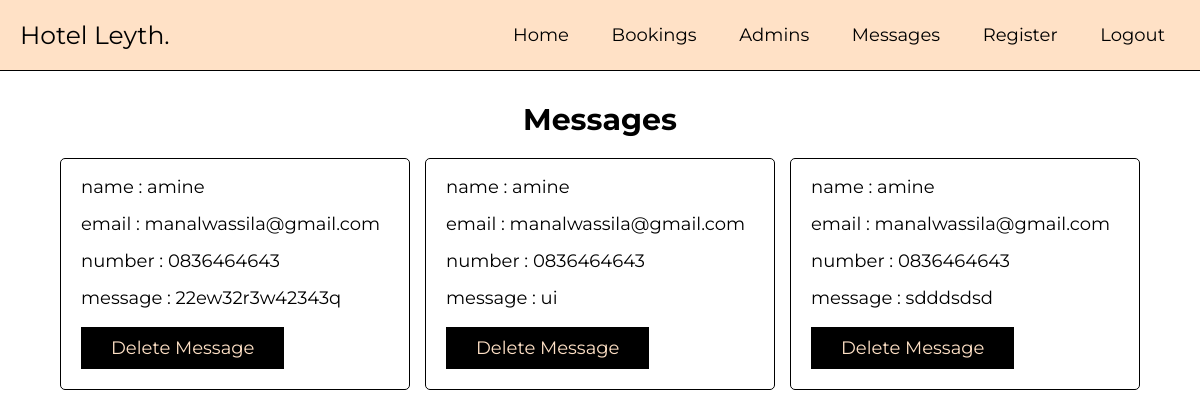
The app's page /admin/messages.php (signed in) with its own data.
### tables this page shows
CREATE TABLE `messages` (
  `id` varchar(20) NOT NULL,
  `name` varchar(50) NOT NULL,
  `email` varchar(50) NOT NULL,
  `number` varchar(10) NOT NULL,
  `message` varchar(1000) NOT NULL
);

### admin/messages.php (the view, shortened to what this page needs)
<?php
include '../components/connect.php';
?>
<!DOCTYPE html>
<html lang="en">
<head>
   <link rel="stylesheet" href="https://cdnjs.cloudflare.com/ajax/libs/font-awesome/6.2.0/css/all.min.css">
   <link rel="stylesheet" href="../css/admin_style.css">
</head>
<body>
<?php include '../components/admin_header.php'; ?>
<section class="grid">
   <h1 class="heading">messages</h1>
   <div class="box-container">
   <?php
      $select_messages = $conn->prepare("SELECT * FROM `messages`");
      $select_messages->execute();
      if($select_messages->rowCount() > 0){
         while($fetch_messages = $select_messages->fetch(PDO::FETCH_ASSOC)){
   ?>
   <div class="box">
      <p>name : <span><?= $fetch_messages['name']; ?></span></p>
      <p>email : <span><?= $fetch_messages['email']; ?></span></p>
      <p>number : <span><?= $fetch_messages['number']; ?></span></p>
      <p>message : <span><?= $fetch_messages['message']; ?></span></p>
      <form action="" method="POST">
         <input type="submit" value="delete message" onclick="return confirm('delete this message?');" name="delete" class="btn">
      </form>
   </div>
   <?php
      }
      }
   ?>
   </div>
</section>
</body>
</html>

### css/admin_style.css (style rules this page uses)
:root { --main-color:#000000; --sub-color:#000000; --white:#ffe1c6; --border:.1rem solid var(--sub-color); }
* { font-family: 'Montserrat', sans-serif; margin: 0; padding: 0; box-sizing: border-box; outline: none; border: none; text-decoration: none; }
html { font-size: 62.5%; overflow-x: hidden; scroll-behavior: smooth; scroll-padding-top: 2rem; }
section { padding: 3rem 2rem; max-width: 1200px; margin: 0 auto; }
.heading { margin-bottom: 2rem; text-align: center; text-transform: capitalize; color: var(--main-color); font-size: 3rem; }
.btn { display: inline-block; cursor: pointer; padding: 1rem 3rem; font-size: 1.8rem; color: var(--white); text-align: center; text-transform: capitalize; transition: .2s linear; margin-top: 1rem; background-color: var(--main-color); }
.grid .box-container { display: grid; grid-template-columns: repeat(auto-fit, 35rem); align-items: flex-start; justify-content: center; gap: 1.5rem; }
.grid .box-container .box { border-radius: .5rem; padding: 2rem; padding-top: 1rem; border: var(--border); overflow-x: hidden; }
.grid .box-container .box p { line-height: 1.5; padding: .5rem 0; font-size: 1.8rem; color: var(--sub-color); white-space: pre-line; text-overflow: ellipsis; overflow-x: hidden; }
.grid .box-container .box p span { color: var(--main-color); }

### records on screen
messages: name "amine", email "manalwassila@gmail.com", number "0836464643", message "22ew32r3w42343q"
messages: name "amine", email "manalwassila@gmail.com", number "0836464643", message "ui"
messages: name "amine", email "manalwassila@gmail.com", number "0836464643", message "sdddsdsd"
